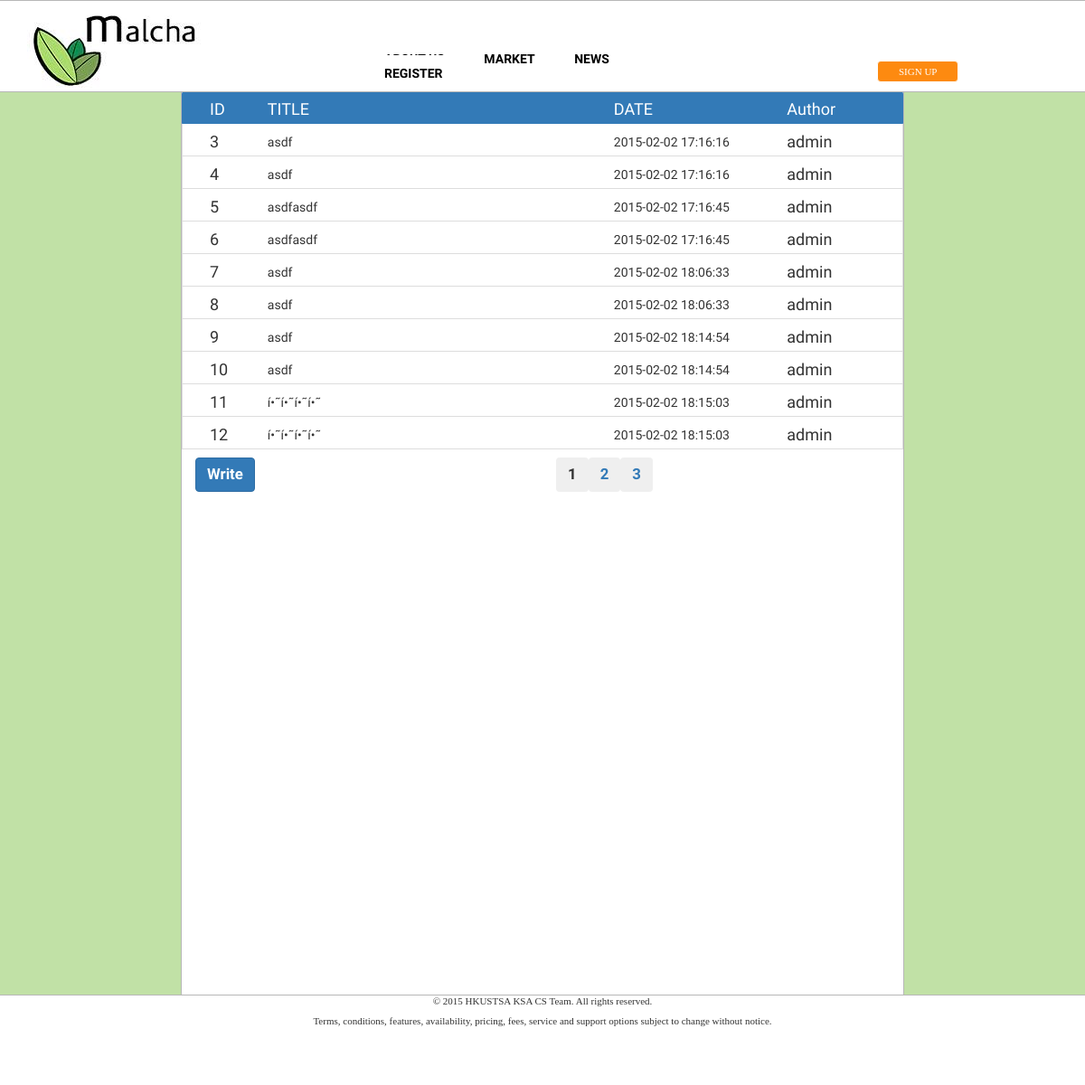
Page /news.php?no=0 on the committed database.
### tables this page shows
CREATE TABLE IF NOT EXISTS `news` (
`key` smallint(5) unsigned NOT NULL,
  `id` varchar(20) NOT NULL,
  `sid` int(11) NOT NULL,
  `title` varchar(70) NOT NULL,
  `content` text NOT NULL,
  `wdate` datetime NOT NULL
);

### news.php (the view, shortened to what this page needs)
<?php include './head.php'; ?>
<?php include './header.php';
include './db_info.php';
$page_size = 10;
$page_list_size = 5;
if(!isset($_GET['no'])){
	$_GET['no'] = 0;
} else {
	$no = $_GET['no'];
	if(!$no || $no < 0){
		$no = 0;
	}
}
$sql = "SELECT * FROM news LIMIT $no, $page_size";
$result = mysqli_query($conn, $sql);
$sql2 = "SELECT count(*) FROM news";
$result_count = mysqli_query($conn,$sql2);
$result_row = mysqli_fetch_row($result_count);
$total_row = $result_row[0];
$total_page = ceil($total_row / $page_size);
$current_page = ceil(($no+1)/$page_size);
?>
	<div class="content">
		<div class="inner">
			<div class="bodyframe">
				<div class="list-group">
					<a style="padding-bottom: 25px" class="list-group-item active">
						<div class="col-md-1">
							<h4 class="list-group-item-heading">ID</h4>
						</div>
						<div class="col-md-6">
							<h4 class="list-group-item-heading">TITLE</h4>
						</div>
						<div class="col-md-3">
							<h4 class="list-group-item-heading">DATE</h4>
						</div>
						<div class="col-md-2">
							<h4 class="list-group-item-heading">Author</h4>
						</div>
					</a>
					<?php
						while($row=mysqli_fetch_array($result)){
						echo '	<a style="padding-bottom: 25px" class="list-group-item">
									<div class="col-md-1">
									<h4 class="list-group-item-heading">'.$row['key'].'</h4>
								</div>
								<div class="col-md-6">
									<p class="list-group-item-heading">'.$row['title'].'</p>
								</div>
								<div class="col-md-3">
									<p class="list-group-item-heading">'.$row['wdate'].'</p>
								</div>
								<div class="col-md-2">
									<h4 class="list-group-item-heading">'.$row['id'].'</h4>
								</div>
							</a>';
						}
						$start_page = floor(($current_page -1) /$page_list_size) * $page_list_size + 1;
						$end_page = $start_page + $page_list_size -1;
					?>
					<div style="margin-top:10px" class="form-group">
                       	<div class="col-md-3 controls">
                            <a href="write.php" style="font-size: 120%; font-weight: bold" id="btn-save" class="btn btn-primary">Write</a>
                        </div>
						<div class="col-md-3 controls">
                            <a href='' class="btn"></a>
                        </div>
						<div class="col-md-6 controls">
                            <?php
								if($total_page < $end_page){
									$end_page = $total_page;
								}
								for($i=$start_page;$i <= $end_page;$i++){
									$page =($i-1) * $page_size;
									if($no!=$page){
										echo '<a href='. $_SERVER['PHP_SELF'].'?no='.$page.'>';
									}
									echo '<button style="font-size: 120%; font-weight: bold" type="button" class="btn">'. $i .'</button>';
									if($no!=$page){
										echo "</a>";
									}
								}
							?>
						</div>
                    </div>
				</div>
			</div>
		</div>
	</div>
<?php include './footer.php' ?>

### css/main_layout1.css (style rules this page uses)
body { background-color: #FFFFFF; font-family: 'Oswald', sans-serif; margin: auto; }
.inner { width: 800px; height: 100%; position: relative; margin: 0px auto; }
.content { position: relative; z-index: 1; background-color:#C1E1A6; width: 100%; height: 1000px; margin-top: 100px; }
.bodyframe { background-color:#FFFFFF; width: 100%; height: 100%; border-right: 1px solid #B7B7B7; border-left: 1px solid #B7B7B7; display: block; }

### rows in the picture
news: key "3", title "asdf", wdate "2015-02-02 17:16:16", id "admin"
news: key "4", title "asdf", wdate "2015-02-02 17:16:16", id "admin"
news: key "5", title "asdfasdf", wdate "2015-02-02 17:16:45", id "admin"
news: key "6", title "asdfasdf", wdate "2015-02-02 17:16:45", id "admin"
news: key "7", title "asdf", wdate "2015-02-02 18:06:33", id "admin"
news: key "8", title "asdf", wdate "2015-02-02 18:06:33", id "admin"
news: key "9", title "asdf", wdate "2015-02-02 18:14:54", id "admin"
news: key "10", title "asdf", wdate "2015-02-02 18:14:54", id "admin"
news: key "11", title "í•˜í•˜í•˜í•˜", wdate "2015-02-02 18:15:03", id "admin"
news: key "12", title "í•˜í•˜í•˜í•˜", wdate "2015-02-02 18:15:03", id "admin"
